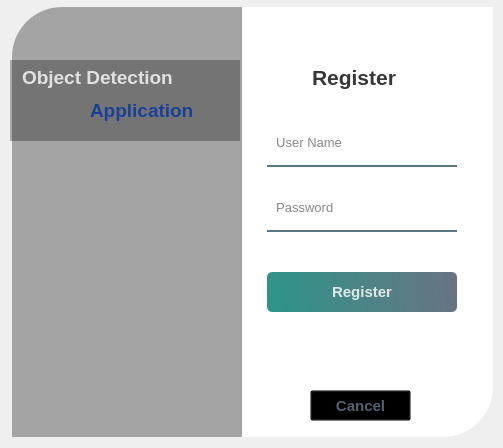
<?xml version="1.0" encoding="UTF-8"?>
<ui version="4.0">
 <class>Form</class>
 <widget class="QWidget" name="Form">
  <property name="geometry">
   <rect>
    <x>0</x>
    <y>0</y>
    <width>503</width>
    <height>448</height>
   </rect>
  </property>
  <property name="windowTitle">
   <string>Register an account</string>
  </property>
  <widget class="QWidget" name="widget" native="true">
   <property name="geometry">
    <rect>
     <x>-20</x>
     <y>0</y>
     <width>521</width>
     <height>441</height>
    </rect>
   </property>
   <property name="styleSheet">
    <string notr="true">QPushButton#pushButtonRegister{
	background-color: qlineargradient(spread:pad, x1:0, y1:0.505682, x2:1, y2:0.477, stop:0 rgba(11, 131, 120, 219), stop:1 rgba(85, 98, 112, 226));
	color:rgba(255, 255, 255, 210);
	border-radius:5px;
}

QPushButton#pushButtonRegister:hover{
	background-color: qlineargradient(spread:pad, x1:0, y1:0.505682, x2:1, y2:0.477, stop:0 rgba(150, 123, 111, 219), stop:1 rgba(85, 81, 84, 226));
}

QPushButton#pushButtonRegister:pressed{
	padding-left:5px;
	padding-top:5px;
	background-color:rgba(150, 123, 111, 255);
}

QPushButton#pushButtonCancel{
	background-color: rgba(0, 0, 0, 0);
	color:rgba(85, 98, 112, 255);
}

QPushButton#pushButtonCancel:hover{
	color: rgba(131, 96, 53, 255);
}

QPushButton#pushButtonCancel:pressed{
	padding-left:5px;
	padding-top:5px;
	color:rgba(91, 88, 53, 255);
}

</string>
   </property>
   <widget class="QLabel" name="label">
    <property name="geometry">
     <rect>
      <x>32</x>
      <y>7</y>
      <width>280</width>
      <height>430</height>
     </rect>
    </property>
    <property name="styleSheet">
     <string notr="true">border-image: url(:/images/background.jpg);
border-top-left-radius: 50px;</string>
    </property>
    <property name="text">
     <string/>
    </property>
   </widget>
   <widget class="QLabel" name="label_2">
    <property name="geometry">
     <rect>
      <x>32</x>
      <y>7</y>
      <width>280</width>
      <height>430</height>
     </rect>
    </property>
    <property name="styleSheet">
     <string notr="true">background-color:rgba(0, 0, 0, 80);
border-top-left-radius: 50px;</string>
    </property>
    <property name="text">
     <string/>
    </property>
   </widget>
   <widget class="QLabel" name="label_3">
    <property name="geometry">
     <rect>
      <x>262</x>
      <y>7</y>
      <width>251</width>
      <height>430</height>
     </rect>
    </property>
    <property name="styleSheet">
     <string notr="true">background-color:rgba(255, 255, 255, 255);
border-bottom-right-radius: 50px;</string>
    </property>
    <property name="text">
     <string/>
    </property>
   </widget>
   <widget class="QLabel" name="label_4">
    <property name="geometry">
     <rect>
      <x>332</x>
      <y>57</y>
      <width>121</width>
      <height>40</height>
     </rect>
    </property>
    <property name="font">
     <font>
      <pointsize>16</pointsize>
      <weight>75</weight>
      <bold>true</bold>
     </font>
    </property>
    <property name="styleSheet">
     <string notr="true">color:rgba(0, 0, 0, 200);</string>
    </property>
    <property name="text">
     <string>Register</string>
    </property>
   </widget>
   <widget class="QLineEdit" name="editUsername">
    <property name="geometry">
     <rect>
      <x>287</x>
      <y>127</y>
      <width>190</width>
      <height>40</height>
     </rect>
    </property>
    <property name="font">
     <font>
      <pointsize>10</pointsize>
     </font>
    </property>
    <property name="styleSheet">
     <string notr="true">background-color:rgba(0, 0, 0, 0);
border:none;
border-bottom:2px solid rgba(46, 82, 101, 200);
color:rgba(0, 0, 0, 240);
padding-bottom:7px;</string>
    </property>
    <property name="placeholderText">
     <string>  User Name</string>
    </property>
   </widget>
   <widget class="QLineEdit" name="editPassword">
    <property name="geometry">
     <rect>
      <x>287</x>
      <y>192</y>
      <width>190</width>
      <height>40</height>
     </rect>
    </property>
    <property name="font">
     <font>
      <pointsize>10</pointsize>
     </font>
    </property>
    <property name="styleSheet">
     <string notr="true">background-color:rgba(0, 0, 0, 0);
border:none;
border-bottom:2px solid rgba(46, 82, 101, 200);
color:rgba(0, 0, 0, 240);
padding-bottom:7px;</string>
    </property>
    <property name="echoMode">
     <enum>QLineEdit::Password</enum>
    </property>
    <property name="placeholderText">
     <string>  Password</string>
    </property>
   </widget>
   <widget class="QPushButton" name="pushButtonRegister">
    <property name="geometry">
     <rect>
      <x>287</x>
      <y>272</y>
      <width>190</width>
      <height>40</height>
     </rect>
    </property>
    <property name="font">
     <font>
      <pointsize>11</pointsize>
      <weight>75</weight>
      <bold>true</bold>
     </font>
    </property>
    <property name="text">
     <string>Register</string>
    </property>
   </widget>
   <widget class="QLabel" name="label_6">
    <property name="geometry">
     <rect>
      <x>30</x>
      <y>60</y>
      <width>230</width>
      <height>81</height>
     </rect>
    </property>
    <property name="styleSheet">
     <string notr="true">background-color:rgba(0, 0, 0, 75);</string>
    </property>
    <property name="text">
     <string/>
    </property>
   </widget>
   <widget class="QLabel" name="label_7">
    <property name="geometry">
     <rect>
      <x>42</x>
      <y>57</y>
      <width>201</width>
      <height>40</height>
     </rect>
    </property>
    <property name="font">
     <font>
      <pointsize>14</pointsize>
      <weight>75</weight>
      <bold>true</bold>
     </font>
    </property>
    <property name="styleSheet">
     <string notr="true">color:rgba(255, 255, 255, 200);</string>
    </property>
    <property name="text">
     <string>Object Detection</string>
    </property>
   </widget>
   <widget class="QLabel" name="label_8">
    <property name="geometry">
     <rect>
      <x>110</x>
      <y>90</y>
      <width>131</width>
      <height>40</height>
     </rect>
    </property>
    <property name="font">
     <font>
      <pointsize>14</pointsize>
      <weight>75</weight>
      <bold>true</bold>
     </font>
    </property>
    <property name="styleSheet">
     <string notr="true">color:rgba(0, 50, 160, 200);</string>
    </property>
    <property name="text">
     <string>Application</string>
    </property>
   </widget>
   <widget class="QPushButton" name="pushButtonCancel">
    <property name="geometry">
     <rect>
      <x>330</x>
      <y>390</y>
      <width>101</width>
      <height>31</height>
     </rect>
    </property>
    <property name="font">
     <font>
      <pointsize>11</pointsize>
      <weight>75</weight>
      <bold>true</bold>
     </font>
    </property>
    <property name="text">
     <string>Cancel</string>
    </property>
   </widget>
  </widget>
 </widget>
 <resources>
  <include location="res.qrc"/>
 </resources>
 <connections/>
</ui>
